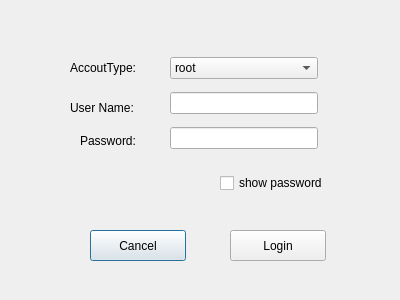
<?xml version="1.0" encoding="UTF-8"?>
<ui version="4.0">
 <class>LoginDialog</class>
 <widget class="QDialog" name="LoginDialog">
  <property name="geometry">
   <rect>
    <x>0</x>
    <y>0</y>
    <width>400</width>
    <height>300</height>
   </rect>
  </property>
  <property name="maximumSize">
   <size>
    <width>400</width>
    <height>300</height>
   </size>
  </property>
  <property name="windowTitle">
   <string>Dialog</string>
  </property>
  <widget class="QLabel" name="label">
   <property name="geometry">
    <rect>
     <x>70</x>
     <y>50</y>
     <width>82</width>
     <height>35</height>
    </rect>
   </property>
   <property name="text">
    <string>AccoutType:</string>
   </property>
  </widget>
  <widget class="QLabel" name="nameLabel">
   <property name="geometry">
    <rect>
     <x>70</x>
     <y>70</y>
     <width>82</width>
     <height>75</height>
    </rect>
   </property>
   <property name="text">
    <string>User Name:</string>
   </property>
  </widget>
  <widget class="QLabel" name="label_3">
   <property name="geometry">
    <rect>
     <x>80</x>
     <y>130</y>
     <width>82</width>
     <height>21</height>
    </rect>
   </property>
   <property name="text">
    <string>Password:</string>
   </property>
  </widget>
  <widget class="QPushButton" name="cancelLogin">
   <property name="geometry">
    <rect>
     <x>90</x>
     <y>230</y>
     <width>96</width>
     <height>31</height>
    </rect>
   </property>
   <property name="text">
    <string>Cancel</string>
   </property>
  </widget>
  <widget class="QPushButton" name="confirmLogin">
   <property name="geometry">
    <rect>
     <x>230</x>
     <y>230</y>
     <width>96</width>
     <height>31</height>
    </rect>
   </property>
   <property name="text">
    <string>Login</string>
   </property>
  </widget>
  <widget class="QCheckBox" name="showPassword">
   <property name="geometry">
    <rect>
     <x>220</x>
     <y>170</y>
     <width>161</width>
     <height>26</height>
    </rect>
   </property>
   <property name="text">
    <string>show password</string>
   </property>
  </widget>
  <widget class="QWidget" name="layoutWidget">
   <property name="geometry">
    <rect>
     <x>170</x>
     <y>50</y>
     <width>148</width>
     <height>107</height>
    </rect>
   </property>
   <layout class="QVBoxLayout" name="verticalLayout">
    <item>
     <widget class="QComboBox" name="accoutType">
      <item>
       <property name="text">
        <string>root</string>
       </property>
      </item>
      <item>
       <property name="text">
        <string>administrator</string>
       </property>
      </item>
     </widget>
    </item>
    <item>
     <widget class="QLineEdit" name="nameEntry"/>
    </item>
    <item>
     <widget class="QLineEdit" name="passwordEntry"/>
    </item>
   </layout>
  </widget>
 </widget>
 <resources/>
 <connections/>
</ui>
